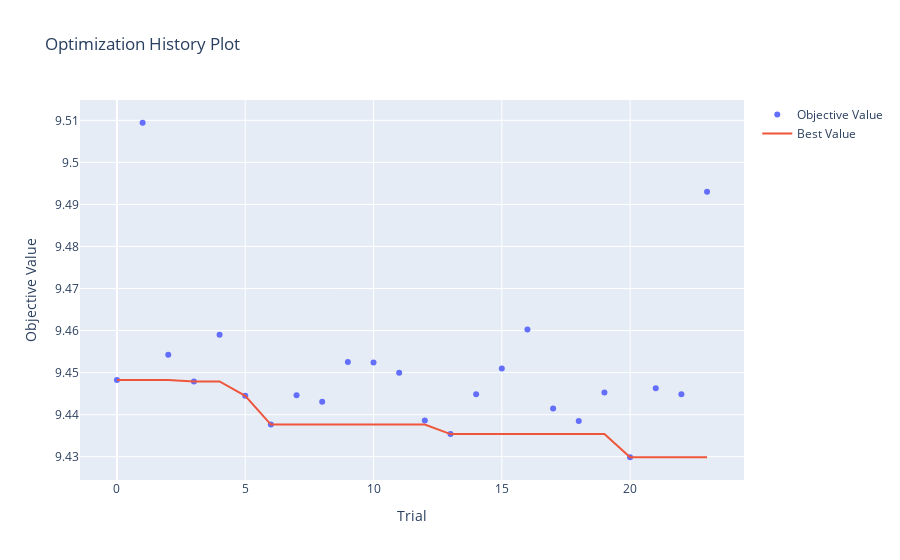

The notebook cell this image was saved under:
### Code cell
fig = optuna.visualization.plot_optimization_history(study_bo)
fig.show()

### Figure 1 — Plotly figure (JSON) as saved in the notebook; plotly's stock layout.template omitted (floating-point values rounded to 4 significant figures)
{"data": [{"mode": "markers", "name": "Objective Value", "type": "scatter", "x": [0, 1, 2, 3, 4, 5, 6, 7, 8, 9, 10, 11, 12, 13, 14, 15, 16, 17, 18, 19, 20, 21, 22, 23], "y": [9.448, 9.509, 9.454, 9.448, 9.459, 9.444, 9.438, 9.445, 9.443, 9.453, 9.452, 9.45, 9.439, 9.435, 9.445, 9.451, 9.46, 9.441, 9.439, 9.445, 9.43, 9.446, 9.445, 9.493]}, {"name": "Best Value", "type": "scatter", "x": [0, 1, 2, 3, 4, 5, 6, 7, 8, 9, 10, 11, 12, 13, 14, 15, 16, 17, 18, 19, 20, 21, 22, 23], "y": [9.448, 9.448, 9.448, 9.448, 9.448, 9.444, 9.438, 9.438, 9.438, 9.438, 9.438, 9.438, 9.438, 9.435, 9.435, 9.435, 9.435, 9.435, 9.435, 9.435, 9.43, 9.43, 9.43, 9.43]}], "layout": {"title": {"text": "Optimization History Plot"}, "xaxis": {"title": {"text": "Trial"}}, "yaxis": {"title": {"text": "Objective Value"}}}}
